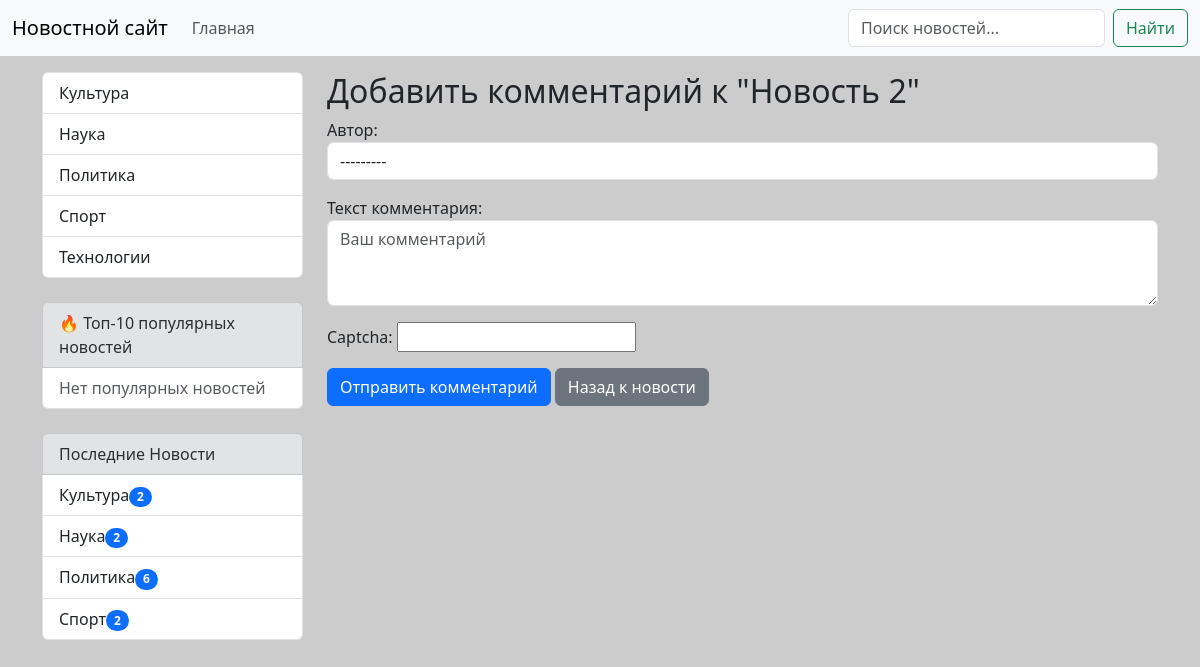
Screenshot of /news/add-comment/2/ with the database file from the repository.
### news/models.py (models this page shows, shortened)
class Category(models.Model):
    title = models.CharField(max_length=150, db_index=True, verbose_name='Наименование категории')
    def get_absolute_url(self):
        return reverse('news:category', kwargs={'category_id': self.pk})

class News(models.Model):
    title = models.CharField(max_length=150, verbose_name='Наименование')
    content = models.TextField(blank=True, verbose_name='Контент')
    created_at = models.DateTimeField(auto_now_add=True, verbose_name='Дата публикации')
    updated_at = models.DateTimeField(auto_now=True, verbose_name='Обновлено')
    photo = models.ImageField(upload_to='photos/%Y/%m/%d', verbose_name='Фото', blank=True)
    is_published = models.BooleanField(default=True, verbose_name='Опубликовано')
    category = models.ForeignKey(Category, on_delete=models.PROTECT, null=True, verbose_name='Категория', related_name='get_news')
    views = models.IntegerField(default=0, verbose_name='Просмотры')
    class Meta:
        verbose_name = 'Новость'
        verbose_name_plural = 'Новости'
        ordering = ['-created_at']

### news/views.py (the view)
# urls.py: path('add-comment/<int:news_id>/', add_comment, name='add_comment'),
def add_comment(request, news_id):
    news = get_object_or_404(News, pk=news_id)
    if request.method == 'POST':
        form = CommentForm(request.POST)
        if form.is_valid():
            comment = form.save(commit=False)
            comment.news = news
            comment.save()
            messages.success(request, 'Комментарий добавлен!')
            return redirect('news:view_news', pk=news_id)
        else:
            messages.error(request, 'Пожалуйста, исправьте ошибки в форме')
    else:
        form = CommentForm()
    return render(request, 'news/add_comment.html', {'form': form, 'news': news})

### news/forms.py
class CommentForm(forms.ModelForm):
    captcha = CaptchaField(label='Капча')
    class Meta:
        model = Comment
        fields = ['author', 'text']
        widgets = {
            'author': forms.Select(attrs={'class': 'form-control'}),
            'text': forms.Textarea(attrs={'class': 'form-control', 'rows': 3, 'placeholder': 'Ваш комментарий'}),
        }
        labels = {
            'author': 'Автор',
            'text': 'Текст комментария',
        }

### news/models.py (called while the page is built)
    def __str__(self):
        return self.name

### news/templatetags/news_tags.py (called while the page is built)
@register.simple_tag(name='get_list_categories')
def get_categories():
    return Category.objects.all()

@register.inclusion_tag('news/list_categories.html')
def show_categories(arg1='Последние', arg2='Новости'):
    categories = Category.objects.annotate(cnt=Count('get_news')).filter(cnt__gt=0)
    return {'categories': categories, 'arg1': arg1, 'arg2': arg2}

### news/templates/news/add_comment.html (shortened to what this page needs)
{% extends 'base.html' %}
{% block sidebar %}
{% include 'inc/_sidebar.html' %}
{% endblock %}
{% block content %}
<h2>Добавить комментарий к "{{ news.title }}"</h2>
<form method="post">
    {% for field in form %}
    <div class="mb-3">
        {{ field.label_tag }}
        {{ field }}
    </div>
    {% endfor %}
    <button type="submit" class="btn btn-primary">Отправить комментарий</button>
    <a href="{% url 'news:view_news' news.pk %}" class="btn btn-secondary">Назад к новости</a>
</form>
{% endblock %}

### templates/inc/_sidebar.html
{% load news_tags %}
<div class="list-group">
    {% get_list_categories as categories %}
    {% for item in categories %}
        <a href="{% url 'news:category' item.pk %}"
           class="list-group-item list-group-item-action">
           {{ item.title }}
        </a>
    {% endfor %}
</div>
<br>
<div class="list-group">
    <div class="list-group-item list-group-item-secondary">
        🔥 Топ-10 популярных новостей
    </div>
    {% for news in popular_news %}
        <a href="{{ news.get_absolute_url }}"
           class="list-group-item list-group-item-action d-flex justify-content-between align-items-center">
            {{ news.title }}
            <span class="badge bg-primary rounded-pill">{{ news.views }}</span>
        </a>
    {% empty %}
        <div class="list-group-item text-muted">
            Нет популярных новостей
        </div>
    {% endfor %}
</div>
<br>
{% show_categories %}

### news/templates/news/list_categories.html
<div class="list-group">
    <div class="list-group-item list-group-item-secondary">{{ arg1 }} {{ arg2 }}</div>
    {% for item in categories %}
        <a href="{{ item.get_absolute_url }}" class="list-group-item list-group-item-action">{{ item.title }}<span class = "badge bg-primary rounded-pill">{{item.cnt}}</span></a>
    {% endfor %}
</div>

### MySite/static/css/style.css (style rules this page uses)
body { background-color: #ccc; }

### rows the page displays
Category: title "Культура", cnt "2"
Category: title "Наука", cnt "2"
Category: title "Политика", cnt "6"
Category: title "Спорт", cnt "2"
Category: title "Технологии"
News: title "Новость 2"

### other values shown
{{ arg1 }} "Последние"
{{ arg2 }} "Новости"
{{ field.label_tag }} "Автор:" "Текст комментария:" "Captcha:"
